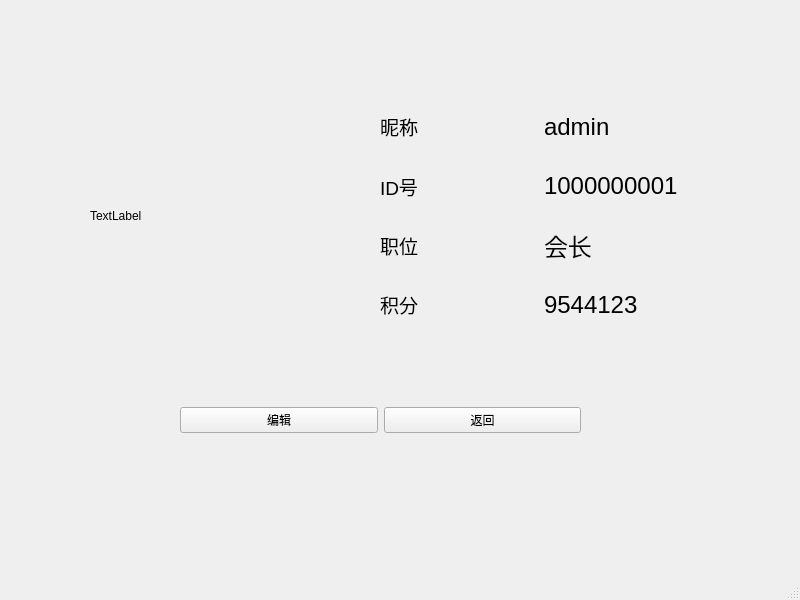
<?xml version="1.0" encoding="UTF-8"?>
<ui version="4.0">
 <class>myself</class>
 <widget class="QMainWindow" name="myself">
  <property name="geometry">
   <rect>
    <x>0</x>
    <y>0</y>
    <width>800</width>
    <height>600</height>
   </rect>
  </property>
  <property name="windowTitle">
   <string>MainWindow</string>
  </property>
  <widget class="QWidget" name="centralwidget">
   <widget class="QLabel" name="label_pic">
    <property name="geometry">
     <rect>
      <x>90</x>
      <y>100</y>
      <width>231</width>
      <height>231</height>
     </rect>
    </property>
    <property name="text">
     <string>TextLabel</string>
    </property>
   </widget>
   <widget class="QWidget" name="widget" native="true">
    <property name="geometry">
     <rect>
      <x>340</x>
      <y>100</y>
      <width>361</width>
      <height>231</height>
     </rect>
    </property>
    <layout class="QGridLayout" name="gridLayout">
     <item row="0" column="0">
      <spacer name="horizontalSpacer">
       <property name="orientation">
        <enum>Qt::Horizontal</enum>
       </property>
       <property name="sizeType">
        <enum>QSizePolicy::Minimum</enum>
       </property>
       <property name="sizeHint" stdset="0">
        <size>
         <width>40</width>
         <height>20</height>
        </size>
       </property>
      </spacer>
     </item>
     <item row="3" column="2">
      <widget class="QLabel" name="label_8">
       <property name="font">
        <font>
         <pointsize>18</pointsize>
        </font>
       </property>
       <property name="text">
        <string>9544123</string>
       </property>
      </widget>
     </item>
     <item row="1" column="2">
      <widget class="QLabel" name="label_6">
       <property name="font">
        <font>
         <pointsize>18</pointsize>
        </font>
       </property>
       <property name="text">
        <string>1000000001</string>
       </property>
      </widget>
     </item>
     <item row="1" column="1">
      <widget class="QLabel" name="label_2">
       <property name="font">
        <font>
         <pointsize>14</pointsize>
        </font>
       </property>
       <property name="text">
        <string>ID号</string>
       </property>
      </widget>
     </item>
     <item row="2" column="1">
      <widget class="QLabel" name="label_3">
       <property name="font">
        <font>
         <pointsize>14</pointsize>
        </font>
       </property>
       <property name="text">
        <string>职位</string>
       </property>
      </widget>
     </item>
     <item row="3" column="1">
      <widget class="QLabel" name="label_4">
       <property name="font">
        <font>
         <pointsize>14</pointsize>
        </font>
       </property>
       <property name="text">
        <string>积分</string>
       </property>
      </widget>
     </item>
     <item row="0" column="1">
      <widget class="QLabel" name="label_1">
       <property name="font">
        <font>
         <pointsize>14</pointsize>
        </font>
       </property>
       <property name="text">
        <string>昵称</string>
       </property>
      </widget>
     </item>
     <item row="0" column="2">
      <widget class="QLabel" name="label_5">
       <property name="font">
        <font>
         <pointsize>18</pointsize>
        </font>
       </property>
       <property name="text">
        <string>admin</string>
       </property>
      </widget>
     </item>
     <item row="2" column="2">
      <widget class="QLabel" name="label_7">
       <property name="font">
        <font>
         <pointsize>18</pointsize>
        </font>
       </property>
       <property name="text">
        <string>会长</string>
       </property>
      </widget>
     </item>
    </layout>
   </widget>
   <widget class="QWidget" name="widget_2" native="true">
    <property name="geometry">
     <rect>
      <x>180</x>
      <y>360</y>
      <width>401</width>
      <height>121</height>
     </rect>
    </property>
    <layout class="QGridLayout" name="gridLayout_2">
     <item row="0" column="0">
      <widget class="QPushButton" name="pushButton">
       <property name="text">
        <string>编辑</string>
       </property>
       <property name="icon">
        <iconset resource="picture.qrc">
         <normaloff>:/imag/pic/edit.png</normaloff>:/imag/pic/edit.png</iconset>
       </property>
      </widget>
     </item>
     <item row="0" column="1">
      <widget class="QPushButton" name="pushButton_back">
       <property name="text">
        <string>返回</string>
       </property>
      </widget>
     </item>
    </layout>
   </widget>
  </widget>
  <widget class="QMenuBar" name="menubar">
   <property name="geometry">
    <rect>
     <x>0</x>
     <y>0</y>
     <width>800</width>
     <height>26</height>
    </rect>
   </property>
  </widget>
  <widget class="QStatusBar" name="statusbar"/>
 </widget>
 <resources>
  <include location="picture.qrc"/>
 </resources>
 <connections/>
</ui>
